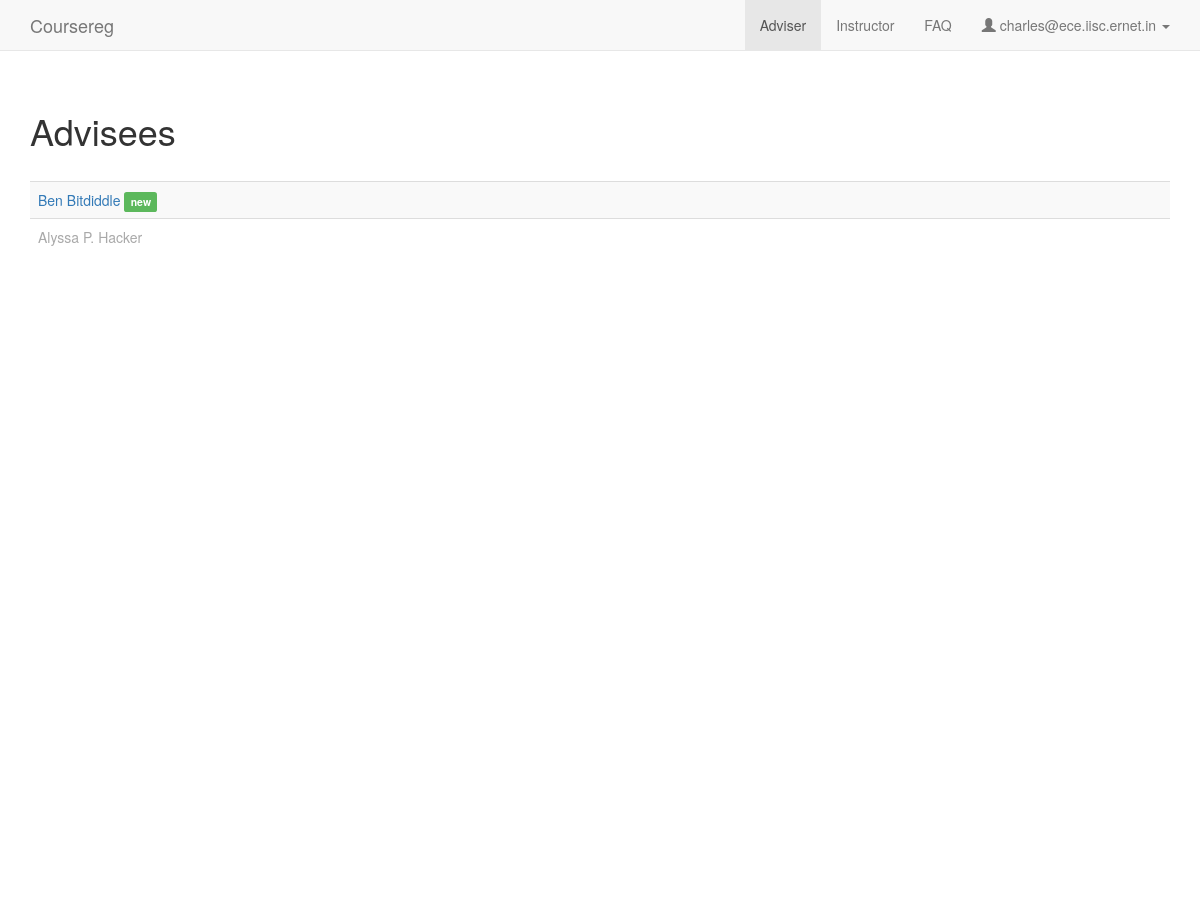
/adviser (signed in), run on an earlier commit of the app's database.
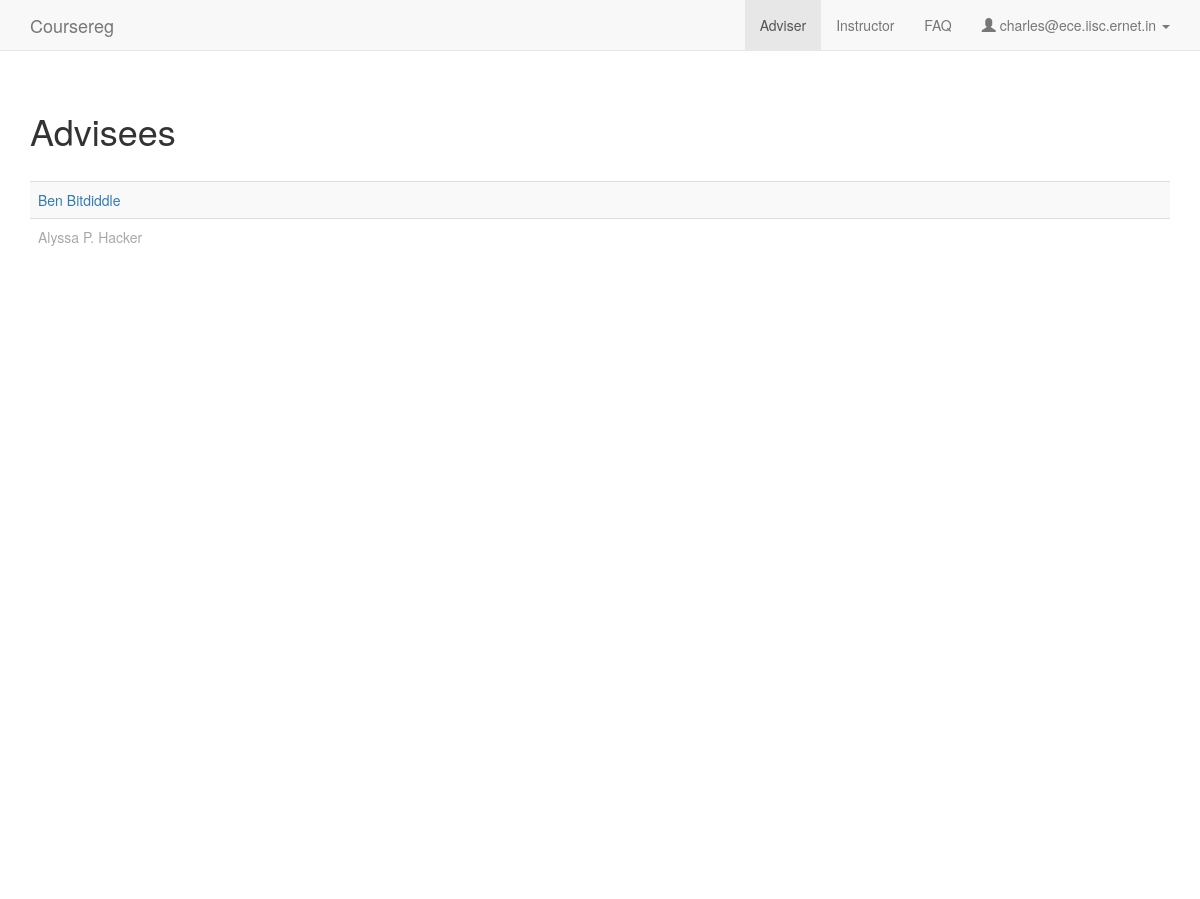
And on a later commit of the database.
### coursereg/models.py (models this page shows, shortened)
class User(AbstractBaseUser, PermissionsMixin):
    USER_TYPE_STUDENT = 0
    USER_TYPE_FACULTY = 1
    USER_TYPE_DCC = 2
    USER_TYPE_OTHER = 3
    USER_TYPE_CHOICES = (
        (USER_TYPE_STUDENT, "Student"),
        (USER_TYPE_FACULTY, "Faculty"),
        (USER_TYPE_DCC, "DCC"),
        (USER_TYPE_OTHER, "Other"),
    )
    email = models.EmailField(max_length=254, unique=True)
    full_name = models.CharField(max_length=250)
    user_type = models.IntegerField(default=USER_TYPE_OTHER, choices=USER_TYPE_CHOICES)
    adviser = models.ForeignKey('self', null=True, blank=True, on_delete=models.CASCADE, limit_choices_to={'user_type': USER_TYPE_FACULTY})
    degree = models.ForeignKey(Degree, on_delete=models.CASCADE, null=True, blank=True)
    department = models.ForeignKey(Department, on_delete=models.CASCADE, null=True)
    date_joined = models.DateTimeField(default=timezone.now)
    sr_no = models.CharField(max_length=200, default='-')
    telephone = models.CharField(max_length=100, default='', blank=True)
    is_dcc_review_pending = models.BooleanField(default=False)
    is_dcc_sent_notification = models.BooleanField(default=False)
    is_staff = models.BooleanField(default=False)
    is_active = models.BooleanField(default=True)
    objects = CustomUserManager()
    USERNAME_FIELD = 'email'
    REQUIRED_FIELDS = []
    def is_adviser_review_pending(self):
        if self.user_type == User.USER_TYPE_STUDENT:
            return Participant.objects.filter(user=self, is_adviser_reviewed=False).first()

### coursereg/views/adviser.py (the view)
# urls.py: url(r'^adviser$', views.adviser.index, name='adviser'),
@login_required
def index(request):
    if not request.user.user_type == models.User.USER_TYPE_FACULTY:
        raise PermissionDenied
    context = {
        'user_type': 'faculty',
        'nav_active': 'adviser',
        'user_email': request.user.email,
        'students': models.User.objects.filter(adviser=request.user).order_by('-is_active', '-date_joined')
    }
    return render(request, 'coursereg/adviser.html', context)

### coursereg/templates/coursereg/adviser.html (shortened to what this page needs)
{% extends "coursereg/base.html" %}
{% block body %}
{% include "coursereg/nav.html" %}
<div class="container" id="maincontainer">
    <div class="row top-buffer-1">
        <div class="col-md-12">
            <h1>Advisees</h1>
        </div>
    </div>
    <div class="row top-buffer-1">
        <div class="col-md-12">
            <table class="table table-striped">
            {% for student in students %}
                <tr>
                    <td>
                        {% if student.is_active %}
                        <a href="{% url 'coursereg:adviser_detail' student.id %}">{{ student.full_name }}</a>
                        {% if student.is_adviser_review_pending %}
                        <span class="label label-success">new</span>
                        {% endif %}
                        {% else %}
                        <a class="inactive" href="{% url 'coursereg:adviser_detail' student.id %}">{{ student.full_name }}</a>
                        {% endif %}
                    </td>
                </tr>
            {% endfor %}
            </table>
        </div>
    </div>
</div>
{% endblock %}

What changed in the data, as far as the page shows it:
changed User "Ben Bitdiddle": no longer shows "new"
